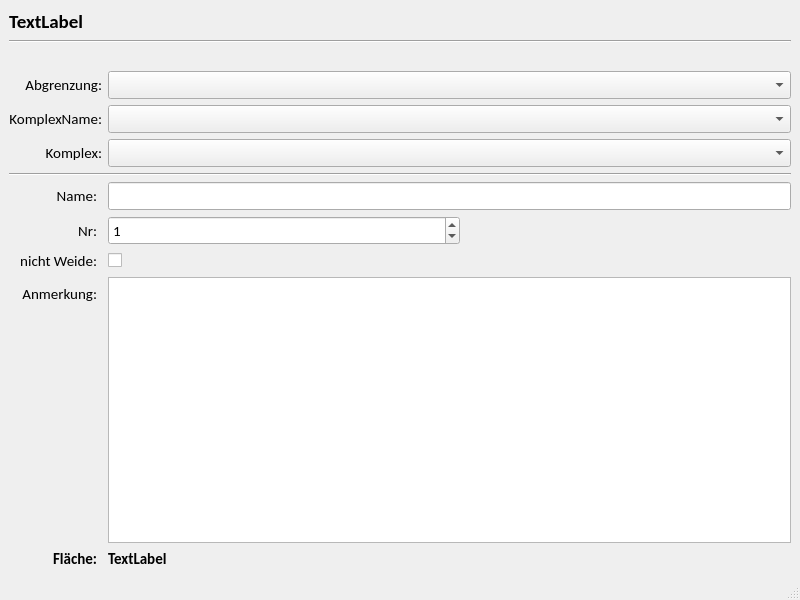
<?xml version="1.0" encoding="UTF-8"?>
<ui version="4.0">
 <class>Koppel</class>
 <widget class="QMainWindow" name="Koppel">
  <property name="geometry">
   <rect>
    <x>0</x>
    <y>0</y>
    <width>800</width>
    <height>600</height>
   </rect>
  </property>
  <property name="windowTitle">
   <string>MainWindow</string>
  </property>
  <widget class="QWidget" name="centralwidget">
   <layout class="QVBoxLayout" name="verticalLayout">
    <item>
     <layout class="QGridLayout" name="gridLayout">
      <item row="12" column="0">
       <widget class="QLabel" name="label_5">
        <property name="sizePolicy">
         <sizepolicy hsizetype="Preferred" vsizetype="Preferred">
          <horstretch>0</horstretch>
          <verstretch>0</verstretch>
         </sizepolicy>
        </property>
        <property name="maximumSize">
         <size>
          <width>88</width>
          <height>16777215</height>
         </size>
        </property>
        <property name="font">
         <font>
          <family>Calibri</family>
          <pointsize>11</pointsize>
          <weight>75</weight>
          <bold>true</bold>
         </font>
        </property>
        <property name="text">
         <string>Fläche:</string>
        </property>
        <property name="alignment">
         <set>Qt::AlignRight|Qt::AlignTrailing|Qt::AlignVCenter</set>
        </property>
       </widget>
      </item>
      <item row="3" column="0">
       <widget class="QLabel" name="label_2">
        <property name="font">
         <font>
          <family>Calibri</family>
          <pointsize>11</pointsize>
          <weight>50</weight>
          <bold>false</bold>
         </font>
        </property>
        <property name="text">
         <string>Abgrenzung:</string>
        </property>
        <property name="alignment">
         <set>Qt::AlignRight|Qt::AlignTrailing|Qt::AlignVCenter</set>
        </property>
       </widget>
      </item>
      <item row="6" column="0" colspan="4">
       <widget class="Line" name="line_2">
        <property name="orientation">
         <enum>Qt::Horizontal</enum>
        </property>
       </widget>
      </item>
      <item row="9" column="1">
       <widget class="QCheckBox" name="uiNichtWeideCbox">
        <property name="maximumSize">
         <size>
          <width>20</width>
          <height>16777215</height>
         </size>
        </property>
        <property name="text">
         <string/>
        </property>
       </widget>
      </item>
      <item row="1" column="0" colspan="4">
       <widget class="Line" name="line">
        <property name="sizePolicy">
         <sizepolicy hsizetype="Minimum" vsizetype="Fixed">
          <horstretch>0</horstretch>
          <verstretch>0</verstretch>
         </sizepolicy>
        </property>
        <property name="orientation">
         <enum>Qt::Horizontal</enum>
        </property>
       </widget>
      </item>
      <item row="0" column="0" colspan="4">
       <widget class="QLabel" name="uiAktNameLbl">
        <property name="font">
         <font>
          <family>Calibri</family>
          <pointsize>14</pointsize>
          <weight>75</weight>
          <bold>true</bold>
         </font>
        </property>
        <property name="text">
         <string>TextLabel</string>
        </property>
       </widget>
      </item>
      <item row="12" column="1" colspan="3">
       <widget class="QLabel" name="uiAreaLbl">
        <property name="font">
         <font>
          <family>Calibri</family>
          <pointsize>11</pointsize>
          <weight>75</weight>
          <bold>true</bold>
         </font>
        </property>
        <property name="text">
         <string>TextLabel</string>
        </property>
       </widget>
      </item>
      <item row="3" column="1" colspan="3">
       <widget class="QComboBox" name="uiAbgrenzungCombo">
        <property name="font">
         <font>
          <family>Calibri</family>
          <pointsize>11</pointsize>
         </font>
        </property>
       </widget>
      </item>
      <item row="4" column="1" colspan="3">
       <widget class="QComboBox" name="uiKomplexNameCombo">
        <property name="font">
         <font>
          <family>Calibri</family>
          <pointsize>11</pointsize>
         </font>
        </property>
       </widget>
      </item>
      <item row="11" column="0">
       <layout class="QVBoxLayout" name="verticalLayout_2">
        <property name="topMargin">
         <number>7</number>
        </property>
        <item>
         <widget class="QLabel" name="label_7">
          <property name="sizePolicy">
           <sizepolicy hsizetype="Preferred" vsizetype="Preferred">
            <horstretch>0</horstretch>
            <verstretch>0</verstretch>
           </sizepolicy>
          </property>
          <property name="maximumSize">
           <size>
            <width>88</width>
            <height>16777215</height>
           </size>
          </property>
          <property name="font">
           <font>
            <family>Calibri</family>
            <pointsize>11</pointsize>
           </font>
          </property>
          <property name="text">
           <string>Anmerkung:</string>
          </property>
          <property name="alignment">
           <set>Qt::AlignRight|Qt::AlignTrailing|Qt::AlignVCenter</set>
          </property>
         </widget>
        </item>
        <item>
         <spacer name="verticalSpacer">
          <property name="orientation">
           <enum>Qt::Vertical</enum>
          </property>
          <property name="sizeHint" stdset="0">
           <size>
            <width>20</width>
            <height>40</height>
           </size>
          </property>
         </spacer>
        </item>
       </layout>
      </item>
      <item row="2" column="0">
       <spacer name="verticalSpacer_2">
        <property name="orientation">
         <enum>Qt::Vertical</enum>
        </property>
        <property name="sizeType">
         <enum>QSizePolicy::Fixed</enum>
        </property>
        <property name="sizeHint" stdset="0">
         <size>
          <width>20</width>
          <height>22</height>
         </size>
        </property>
       </spacer>
      </item>
      <item row="7" column="1" colspan="3">
       <widget class="QLineEdit" name="uiNameLedit">
        <property name="sizePolicy">
         <sizepolicy hsizetype="Preferred" vsizetype="Fixed">
          <horstretch>0</horstretch>
          <verstretch>0</verstretch>
         </sizepolicy>
        </property>
        <property name="minimumSize">
         <size>
          <width>0</width>
          <height>0</height>
         </size>
        </property>
        <property name="maximumSize">
         <size>
          <width>16777215</width>
          <height>16777215</height>
         </size>
        </property>
        <property name="font">
         <font>
          <family>Calibri</family>
          <pointsize>11</pointsize>
         </font>
        </property>
        <property name="clearButtonEnabled">
         <bool>true</bool>
        </property>
       </widget>
      </item>
      <item row="8" column="1" colspan="2">
       <widget class="QSpinBox" name="uiNrSbox">
        <property name="sizePolicy">
         <sizepolicy hsizetype="Preferred" vsizetype="Fixed">
          <horstretch>0</horstretch>
          <verstretch>0</verstretch>
         </sizepolicy>
        </property>
        <property name="maximumSize">
         <size>
          <width>16777215</width>
          <height>16777215</height>
         </size>
        </property>
        <property name="font">
         <font>
          <family>Calibri</family>
          <pointsize>11</pointsize>
         </font>
        </property>
        <property name="minimum">
         <number>0</number>
        </property>
        <property name="maximum">
         <number>999</number>
        </property>
        <property name="value">
         <number>1</number>
        </property>
       </widget>
      </item>
      <item row="8" column="0">
       <widget class="QLabel" name="label_3">
        <property name="sizePolicy">
         <sizepolicy hsizetype="Preferred" vsizetype="Preferred">
          <horstretch>0</horstretch>
          <verstretch>0</verstretch>
         </sizepolicy>
        </property>
        <property name="maximumSize">
         <size>
          <width>88</width>
          <height>16777215</height>
         </size>
        </property>
        <property name="font">
         <font>
          <family>Calibri</family>
          <pointsize>11</pointsize>
         </font>
        </property>
        <property name="text">
         <string>Nr:</string>
        </property>
        <property name="alignment">
         <set>Qt::AlignRight|Qt::AlignTrailing|Qt::AlignVCenter</set>
        </property>
       </widget>
      </item>
      <item row="7" column="0">
       <widget class="QLabel" name="label_4">
        <property name="sizePolicy">
         <sizepolicy hsizetype="Preferred" vsizetype="Preferred">
          <horstretch>0</horstretch>
          <verstretch>0</verstretch>
         </sizepolicy>
        </property>
        <property name="maximumSize">
         <size>
          <width>88</width>
          <height>16777215</height>
         </size>
        </property>
        <property name="font">
         <font>
          <family>Calibri</family>
          <pointsize>11</pointsize>
         </font>
        </property>
        <property name="text">
         <string>Name:</string>
        </property>
        <property name="alignment">
         <set>Qt::AlignRight|Qt::AlignTrailing|Qt::AlignVCenter</set>
        </property>
       </widget>
      </item>
      <item row="4" column="0">
       <widget class="QLabel" name="label">
        <property name="font">
         <font>
          <family>Calibri</family>
          <pointsize>11</pointsize>
          <weight>50</weight>
          <bold>false</bold>
         </font>
        </property>
        <property name="text">
         <string>KomplexName:</string>
        </property>
        <property name="alignment">
         <set>Qt::AlignRight|Qt::AlignTrailing|Qt::AlignVCenter</set>
        </property>
       </widget>
      </item>
      <item row="9" column="0">
       <widget class="QLabel" name="label_6">
        <property name="sizePolicy">
         <sizepolicy hsizetype="Preferred" vsizetype="Preferred">
          <horstretch>0</horstretch>
          <verstretch>0</verstretch>
         </sizepolicy>
        </property>
        <property name="maximumSize">
         <size>
          <width>88</width>
          <height>16777215</height>
         </size>
        </property>
        <property name="font">
         <font>
          <family>Calibri</family>
          <pointsize>11</pointsize>
         </font>
        </property>
        <property name="text">
         <string>nicht Weide:</string>
        </property>
        <property name="alignment">
         <set>Qt::AlignRight|Qt::AlignTrailing|Qt::AlignVCenter</set>
        </property>
       </widget>
      </item>
      <item row="9" column="2">
       <widget class="InfoButton" name="uiInfoBtnNichtWeide" native="true"/>
      </item>
      <item row="11" column="1" colspan="3">
       <widget class="QPlainTextEdit" name="uiAnmerkungPtext">
        <property name="font">
         <font>
          <family>Calibri</family>
          <pointsize>11</pointsize>
         </font>
        </property>
        <property name="tabChangesFocus">
         <bool>true</bool>
        </property>
        <property name="documentTitle">
         <string>kkkkk</string>
        </property>
       </widget>
      </item>
      <item row="5" column="0">
       <widget class="QLabel" name="label_8">
        <property name="font">
         <font>
          <family>Calibri</family>
          <pointsize>11</pointsize>
         </font>
        </property>
        <property name="text">
         <string>Komplex:</string>
        </property>
        <property name="alignment">
         <set>Qt::AlignRight|Qt::AlignTrailing|Qt::AlignVCenter</set>
        </property>
       </widget>
      </item>
      <item row="5" column="1" colspan="3">
       <widget class="QComboBox" name="uiKomplexCombo">
        <property name="font">
         <font>
          <family>Calibri</family>
          <pointsize>11</pointsize>
         </font>
        </property>
       </widget>
      </item>
     </layout>
    </item>
   </layout>
  </widget>
  <widget class="QMenuBar" name="menubar">
   <property name="geometry">
    <rect>
     <x>0</x>
     <y>0</y>
     <width>800</width>
     <height>21</height>
    </rect>
   </property>
  </widget>
  <widget class="QStatusBar" name="statusbar"/>
 </widget>
 <customwidgets>
  <customwidget>
   <class>InfoButton</class>
   <extends>QWidget</extends>
   <header>core/info_button</header>
   <container>1</container>
  </customwidget>
 </customwidgets>
 <tabstops>
  <tabstop>uiAbgrenzungCombo</tabstop>
  <tabstop>uiKomplexNameCombo</tabstop>
  <tabstop>uiNameLedit</tabstop>
  <tabstop>uiNrSbox</tabstop>
  <tabstop>uiNichtWeideCbox</tabstop>
  <tabstop>uiAnmerkungPtext</tabstop>
 </tabstops>
 <resources/>
 <connections/>
</ui>
